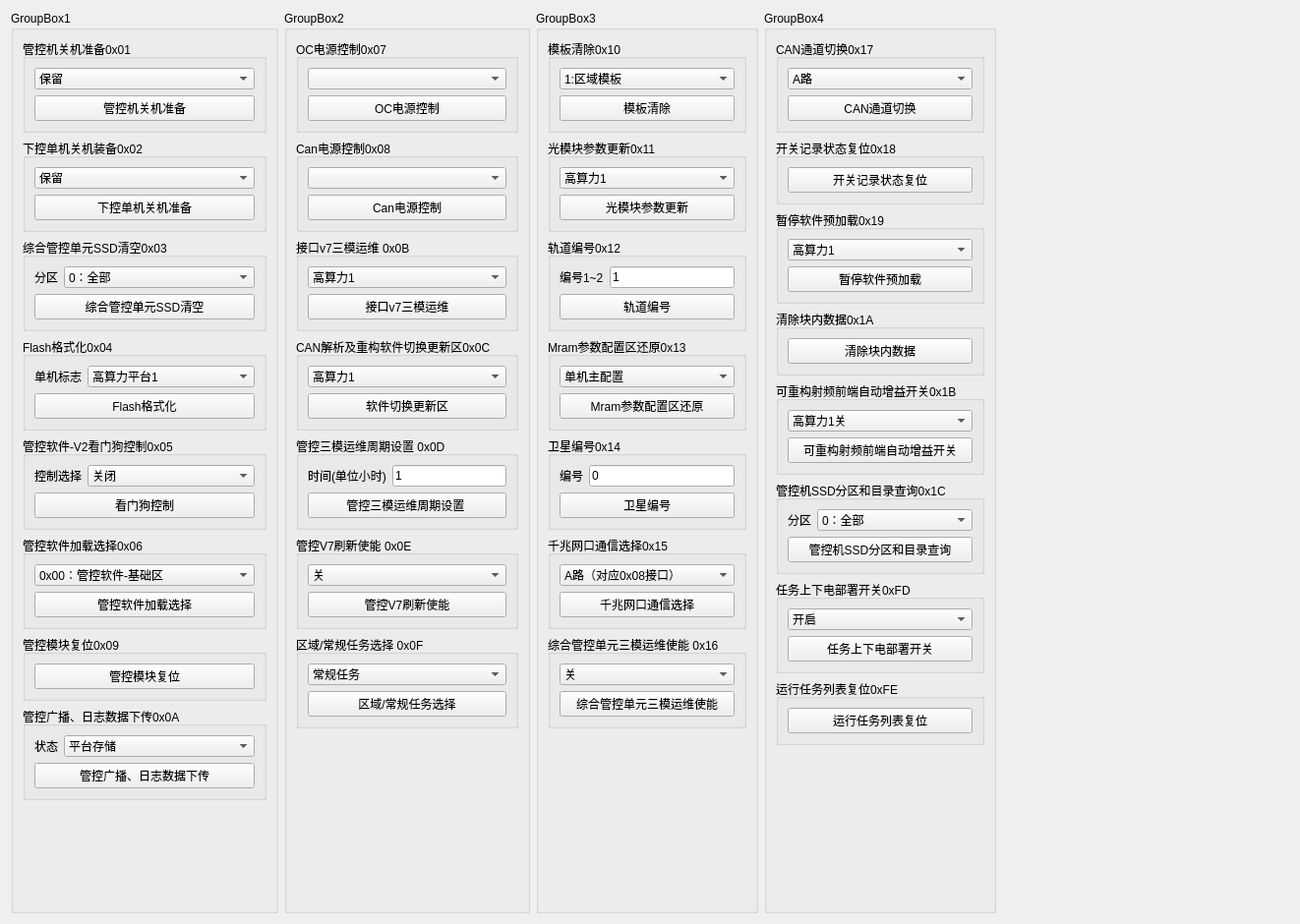
<?xml version="1.0" encoding="UTF-8"?>
<ui version="4.0">
 <class>sub1553_busclass</class>
 <widget class="QWidget" name="sub1553_busclass">
  <property name="geometry">
   <rect>
    <x>0</x>
    <y>0</y>
    <width>1322</width>
    <height>940</height>
   </rect>
  </property>
  <property name="windowTitle">
   <string>Form</string>
  </property>
  <layout class="QGridLayout" name="gridLayout">
   <item row="0" column="3">
    <widget class="QGroupBox" name="groupBox">
     <property name="title">
      <string>GroupBox4</string>
     </property>
     <layout class="QVBoxLayout" name="verticalLayout_2">
      <item>
       <widget class="QGroupBox" name="groupBox_25">
        <property name="title">
         <string>CAN通道切换0x17</string>
        </property>
        <layout class="QVBoxLayout" name="verticalLayout_19">
         <item>
          <widget class="QComboBox" name="cB_0x17_1">
           <item>
            <property name="text">
             <string>A路</string>
            </property>
           </item>
           <item>
            <property name="text">
             <string>B路</string>
            </property>
           </item>
          </widget>
         </item>
         <item>
          <widget class="QPushButton" name="pB_0x17">
           <property name="text">
            <string>CAN通道切换</string>
           </property>
          </widget>
         </item>
        </layout>
       </widget>
      </item>
      <item>
       <widget class="QGroupBox" name="groupBox_26">
        <property name="title">
         <string>开关记录状态复位0x18</string>
        </property>
        <layout class="QVBoxLayout" name="verticalLayout_27">
         <item>
          <widget class="QPushButton" name="pB_0x18">
           <property name="text">
            <string>开关记录状态复位</string>
           </property>
          </widget>
         </item>
        </layout>
       </widget>
      </item>
      <item>
       <widget class="QGroupBox" name="groupBox_22">
        <property name="title">
         <string>暂停软件预加载0x19</string>
        </property>
        <layout class="QVBoxLayout" name="verticalLayout_34">
         <item>
          <widget class="QComboBox" name="comboBox_0x19_1">
           <item>
            <property name="text">
             <string>高算力1</string>
            </property>
           </item>
           <item>
            <property name="text">
             <string>高算力2</string>
            </property>
           </item>
          </widget>
         </item>
         <item>
          <widget class="QPushButton" name="pushButton_0x19">
           <property name="text">
            <string>暂停软件预加载</string>
           </property>
          </widget>
         </item>
        </layout>
       </widget>
      </item>
      <item>
       <widget class="QGroupBox" name="groupBox_28">
        <property name="title">
         <string>清除块内数据0x1A</string>
        </property>
        <layout class="QVBoxLayout" name="verticalLayout_29">
         <item>
          <widget class="QPushButton" name="pB_0x1A">
           <property name="text">
            <string>清除块内数据</string>
           </property>
          </widget>
         </item>
        </layout>
       </widget>
      </item>
      <item>
       <widget class="QGroupBox" name="groupBox_31">
        <property name="title">
         <string>可重构射频前端自动增益开关0x1B</string>
        </property>
        <layout class="QVBoxLayout" name="verticalLayout_30">
         <item>
          <widget class="QComboBox" name="cB_0x1B_1">
           <item>
            <property name="text">
             <string>高算力1关</string>
            </property>
           </item>
           <item>
            <property name="text">
             <string>高算力1开</string>
            </property>
           </item>
           <item>
            <property name="text">
             <string>高算力2关</string>
            </property>
           </item>
           <item>
            <property name="text">
             <string>高算力2开</string>
            </property>
           </item>
           <item>
            <property name="text">
             <string>高算力1和2关</string>
            </property>
           </item>
           <item>
            <property name="text">
             <string>高算力1和2开</string>
            </property>
           </item>
          </widget>
         </item>
         <item>
          <widget class="QPushButton" name="pB_0x1B">
           <property name="text">
            <string>可重构射频前端自动增益开关</string>
           </property>
          </widget>
         </item>
        </layout>
       </widget>
      </item>
      <item>
       <widget class="QGroupBox" name="groupBox_16">
        <property name="title">
         <string>管控机SSD分区和目录查询0x1C</string>
        </property>
        <layout class="QVBoxLayout" name="verticalLayout_23">
         <item>
          <layout class="QFormLayout" name="formLayout_11">
           <item row="0" column="1">
            <widget class="QComboBox" name="comboBox_0x1C_1">
             <item>
              <property name="text">
               <string>0：全部</string>
              </property>
             </item>
             <item>
              <property name="text">
               <string>1：AI分区</string>
              </property>
             </item>
             <item>
              <property name="text">
               <string>2：5G分区</string>
              </property>
             </item>
             <item>
              <property name="text">
               <string>3：其它分区</string>
              </property>
             </item>
            </widget>
           </item>
           <item row="0" column="0">
            <widget class="QLabel" name="label_9">
             <property name="text">
              <string>分区</string>
             </property>
            </widget>
           </item>
          </layout>
         </item>
         <item>
          <widget class="QPushButton" name="pushButton_0x1C">
           <property name="text">
            <string>管控机SSD分区和目录查询</string>
           </property>
          </widget>
         </item>
        </layout>
       </widget>
      </item>
      <item>
       <widget class="QGroupBox" name="groupBox_2">
        <property name="title">
         <string>任务上下电部署开关0xFD</string>
        </property>
        <layout class="QVBoxLayout" name="verticalLayout_3">
         <item>
          <widget class="QComboBox" name="comboBox_0xFD_1">
           <item>
            <property name="text">
             <string>开启</string>
            </property>
           </item>
           <item>
            <property name="text">
             <string>不开启</string>
            </property>
           </item>
          </widget>
         </item>
         <item>
          <widget class="QPushButton" name="pushButton_enduptask">
           <property name="text">
            <string>任务上下电部署开关</string>
           </property>
          </widget>
         </item>
        </layout>
       </widget>
      </item>
      <item>
       <widget class="QGroupBox" name="groupBox_21">
        <property name="title">
         <string>运行任务列表复位0xFE</string>
        </property>
        <layout class="QVBoxLayout" name="verticalLayout_24">
         <item>
          <widget class="QPushButton" name="pB_trans_software">
           <property name="text">
            <string>运行任务列表复位</string>
           </property>
          </widget>
         </item>
        </layout>
       </widget>
      </item>
      <item>
       <spacer name="verticalSpacer_4">
        <property name="orientation">
         <enum>Qt::Vertical</enum>
        </property>
        <property name="sizeHint" stdset="0">
         <size>
          <width>20</width>
          <height>40</height>
         </size>
        </property>
       </spacer>
      </item>
     </layout>
    </widget>
   </item>
   <item row="0" column="2">
    <widget class="QGroupBox" name="groupBox_29">
     <property name="title">
      <string>GroupBox3</string>
     </property>
     <layout class="QVBoxLayout" name="verticalLayout_18">
      <item>
       <widget class="QGroupBox" name="groupBox_27">
        <property name="title">
         <string>模板清除0x10</string>
        </property>
        <layout class="QVBoxLayout" name="verticalLayout_28">
         <item>
          <widget class="QComboBox" name="comboBox_0x10_1">
           <item>
            <property name="text">
             <string>1:区域模板</string>
            </property>
           </item>
           <item>
            <property name="text">
             <string>2:运维模板</string>
            </property>
           </item>
           <item>
            <property name="text">
             <string>4:全部</string>
            </property>
           </item>
          </widget>
         </item>
         <item>
          <widget class="QPushButton" name="pushButton_0x10">
           <property name="text">
            <string>模板清除</string>
           </property>
          </widget>
         </item>
        </layout>
       </widget>
      </item>
      <item>
       <widget class="QGroupBox" name="groupBox_33">
        <property name="title">
         <string>光模块参数更新0x11</string>
        </property>
        <layout class="QVBoxLayout" name="verticalLayout_32">
         <item>
          <widget class="QComboBox" name="comboBox_0x11_1">
           <item>
            <property name="text">
             <string>高算力1</string>
            </property>
           </item>
           <item>
            <property name="text">
             <string>高算力2</string>
            </property>
           </item>
          </widget>
         </item>
         <item>
          <widget class="QPushButton" name="pushButton_0x11">
           <property name="text">
            <string>光模块参数更新</string>
           </property>
          </widget>
         </item>
        </layout>
       </widget>
      </item>
      <item>
       <widget class="QGroupBox" name="groupBox_8">
        <property name="title">
         <string>轨道编号0x12</string>
        </property>
        <layout class="QVBoxLayout" name="verticalLayout_11">
         <item>
          <layout class="QFormLayout" name="formLayout_7">
           <item row="0" column="0">
            <widget class="QLabel" name="label_4">
             <property name="text">
              <string>编号1~2</string>
             </property>
            </widget>
           </item>
           <item row="0" column="1">
            <widget class="QLineEdit" name="lineEdit_GDbh">
             <property name="sizePolicy">
              <sizepolicy hsizetype="Preferred" vsizetype="Fixed">
               <horstretch>0</horstretch>
               <verstretch>0</verstretch>
              </sizepolicy>
             </property>
             <property name="text">
              <string>1</string>
             </property>
            </widget>
           </item>
          </layout>
         </item>
         <item>
          <widget class="QPushButton" name="pushButton_GDbh">
           <property name="text">
            <string>轨道编号</string>
           </property>
          </widget>
         </item>
        </layout>
       </widget>
      </item>
      <item>
       <widget class="QGroupBox" name="groupBox_11">
        <property name="title">
         <string>Mram参数配置区还原0x13</string>
        </property>
        <layout class="QVBoxLayout" name="verticalLayout_13">
         <item>
          <widget class="QComboBox" name="comboBox_0x13_1">
           <item>
            <property name="text">
             <string>单机主配置</string>
            </property>
           </item>
           <item>
            <property name="text">
             <string>单机备配置</string>
            </property>
           </item>
          </widget>
         </item>
         <item>
          <widget class="QPushButton" name="pushButton_0x13">
           <property name="text">
            <string>Mram参数配置区还原</string>
           </property>
          </widget>
         </item>
        </layout>
       </widget>
      </item>
      <item>
       <widget class="QGroupBox" name="groupBox_12">
        <property name="title">
         <string>卫星编号0x14</string>
        </property>
        <layout class="QVBoxLayout" name="verticalLayout_16">
         <item>
          <layout class="QFormLayout" name="formLayout_8">
           <item row="0" column="0">
            <widget class="QLabel" name="label_5">
             <property name="text">
              <string>编号</string>
             </property>
            </widget>
           </item>
           <item row="0" column="1">
            <widget class="QLineEdit" name="lineEdit_0x14_1">
             <property name="sizePolicy">
              <sizepolicy hsizetype="Preferred" vsizetype="Fixed">
               <horstretch>0</horstretch>
               <verstretch>0</verstretch>
              </sizepolicy>
             </property>
             <property name="text">
              <string>0</string>
             </property>
            </widget>
           </item>
          </layout>
         </item>
         <item>
          <widget class="QPushButton" name="pushButton_0x14">
           <property name="text">
            <string>卫星编号</string>
           </property>
          </widget>
         </item>
        </layout>
       </widget>
      </item>
      <item>
       <widget class="QGroupBox" name="groupBox_14">
        <property name="title">
         <string>千兆网口通信选择0x15</string>
        </property>
        <layout class="QVBoxLayout" name="verticalLayout_17">
         <item>
          <widget class="QComboBox" name="cB_0x15_1">
           <item>
            <property name="text">
             <string>A路（对应0x08接口）</string>
            </property>
           </item>
           <item>
            <property name="text">
             <string>B路（对应0x09接口）</string>
            </property>
           </item>
          </widget>
         </item>
         <item>
          <widget class="QPushButton" name="pB_0x15">
           <property name="text">
            <string>千兆网口通信选择</string>
           </property>
          </widget>
         </item>
        </layout>
       </widget>
      </item>
      <item>
       <widget class="QGroupBox" name="groupBox_17">
        <property name="title">
         <string>综合管控单元三模运维使能 0x16</string>
        </property>
        <layout class="QVBoxLayout" name="verticalLayout_26">
         <item>
          <widget class="QComboBox" name="comboBox_0x16_1">
           <item>
            <property name="text">
             <string>关</string>
            </property>
           </item>
           <item>
            <property name="text">
             <string>开</string>
            </property>
           </item>
          </widget>
         </item>
         <item>
          <widget class="QPushButton" name="pushButton_0x16">
           <property name="text">
            <string>综合管控单元三模运维使能</string>
           </property>
          </widget>
         </item>
        </layout>
       </widget>
      </item>
      <item>
       <spacer name="verticalSpacer_2">
        <property name="orientation">
         <enum>Qt::Vertical</enum>
        </property>
        <property name="sizeHint" stdset="0">
         <size>
          <width>20</width>
          <height>40</height>
         </size>
        </property>
       </spacer>
      </item>
     </layout>
    </widget>
   </item>
   <item row="0" column="0">
    <widget class="QGroupBox" name="groupBox_19">
     <property name="title">
      <string>GroupBox1</string>
     </property>
     <layout class="QVBoxLayout" name="verticalLayout_20">
      <item>
       <widget class="QGroupBox" name="groupBox_1">
        <property name="title">
         <string>管控机关机准备0x01</string>
        </property>
        <layout class="QVBoxLayout" name="verticalLayout_5">
         <item>
          <widget class="QComboBox" name="cB_shutdown">
           <item>
            <property name="text">
             <string>保留</string>
            </property>
           </item>
          </widget>
         </item>
         <item>
          <widget class="QPushButton" name="pB_shutdown">
           <property name="text">
            <string>管控机关机准备</string>
           </property>
          </widget>
         </item>
        </layout>
       </widget>
      </item>
      <item>
       <widget class="QGroupBox" name="groupBox_4">
        <property name="title">
         <string>下控单机关机装备0x02</string>
        </property>
        <layout class="QVBoxLayout" name="verticalLayout">
         <item>
          <widget class="QComboBox" name="comboBox_xkdj">
           <item>
            <property name="text">
             <string>保留</string>
            </property>
           </item>
          </widget>
         </item>
         <item>
          <widget class="QPushButton" name="pushButton_downcontrl">
           <property name="text">
            <string>下控单机关机准备</string>
           </property>
          </widget>
         </item>
        </layout>
       </widget>
      </item>
      <item>
       <widget class="QGroupBox" name="groupBox_10">
        <property name="title">
         <string>综合管控单元SSD清空0x03</string>
        </property>
        <layout class="QVBoxLayout" name="verticalLayout_15">
         <item>
          <layout class="QHBoxLayout" name="horizontalLayout">
           <item>
            <widget class="QLabel" name="label_6">
             <property name="sizePolicy">
              <sizepolicy hsizetype="Fixed" vsizetype="Preferred">
               <horstretch>0</horstretch>
               <verstretch>0</verstretch>
              </sizepolicy>
             </property>
             <property name="text">
              <string>分区</string>
             </property>
            </widget>
           </item>
           <item>
            <widget class="QComboBox" name="comboBox_ssdclear">
             <item>
              <property name="text">
               <string>0：全部</string>
              </property>
             </item>
             <item>
              <property name="text">
               <string>1：AI分区</string>
              </property>
             </item>
             <item>
              <property name="text">
               <string>2：5G分区</string>
              </property>
             </item>
             <item>
              <property name="text">
               <string>3：其它分区</string>
              </property>
             </item>
            </widget>
           </item>
          </layout>
         </item>
         <item>
          <widget class="QPushButton" name="pB_ssdclear">
           <property name="text">
            <string>综合管控单元SSD清空</string>
           </property>
          </widget>
         </item>
        </layout>
       </widget>
      </item>
      <item>
       <widget class="QGroupBox" name="groupBox_9">
        <property name="title">
         <string>Flash格式化0x04</string>
        </property>
        <layout class="QVBoxLayout" name="verticalLayout_21">
         <item>
          <layout class="QFormLayout" name="formLayout_4">
           <item row="0" column="0">
            <widget class="QLabel" name="label">
             <property name="text">
              <string>单机标志</string>
             </property>
            </widget>
           </item>
           <item row="0" column="1">
            <widget class="QComboBox" name="cB_flash_format">
             <item>
              <property name="text">
               <string>高算力平台1</string>
              </property>
             </item>
             <item>
              <property name="text">
               <string>高算力平台2</string>
              </property>
             </item>
            </widget>
           </item>
          </layout>
         </item>
         <item>
          <widget class="QPushButton" name="pB_flashformat">
           <property name="text">
            <string>Flash格式化</string>
           </property>
          </widget>
         </item>
        </layout>
       </widget>
      </item>
      <item>
       <widget class="QGroupBox" name="groupBox_6">
        <property name="title">
         <string>管控软件-V2看门狗控制0x05</string>
        </property>
        <layout class="QVBoxLayout" name="verticalLayout_4">
         <item>
          <layout class="QFormLayout" name="formLayout_5">
           <item row="0" column="0">
            <widget class="QLabel" name="label_2">
             <property name="text">
              <string>控制选择</string>
             </property>
            </widget>
           </item>
           <item row="0" column="1">
            <widget class="QComboBox" name="cB_watchdog_control">
             <property name="sizePolicy">
              <sizepolicy hsizetype="Minimum" vsizetype="Fixed">
               <horstretch>0</horstretch>
               <verstretch>0</verstretch>
              </sizepolicy>
             </property>
             <item>
              <property name="text">
               <string>关闭</string>
              </property>
             </item>
             <item>
              <property name="text">
               <string>开启</string>
              </property>
             </item>
            </widget>
           </item>
          </layout>
         </item>
         <item>
          <widget class="QPushButton" name="pB_watchdog_control">
           <property name="text">
            <string>看门狗控制</string>
           </property>
          </widget>
         </item>
        </layout>
       </widget>
      </item>
      <item>
       <widget class="QGroupBox" name="groupBox_7">
        <property name="title">
         <string>管控软件加载选择0x06</string>
        </property>
        <layout class="QVBoxLayout" name="verticalLayout_7">
         <item>
          <widget class="QComboBox" name="cB_software_load_choose">
           <item>
            <property name="text">
             <string>0x00：管控软件-基础区</string>
            </property>
           </item>
           <item>
            <property name="text">
             <string>0x01：管控软件-更新区A</string>
            </property>
           </item>
           <item>
            <property name="text">
             <string>0x02：管控软件-更新区B</string>
            </property>
           </item>
           <item>
            <property name="text">
             <string>0x03：管控软件-更新区C</string>
            </property>
           </item>
           <item>
            <property name="text">
             <string>0x04：管控v7软件-更新区</string>
            </property>
           </item>
           <item>
            <property name="text">
             <string>0x05：管控v7软件-基础区</string>
            </property>
           </item>
           <item>
            <property name="text">
             <string>0x06：/</string>
            </property>
           </item>
           <item>
            <property name="text">
             <string>0x07：/</string>
            </property>
           </item>
           <item>
            <property name="text">
             <string>0x08：综合处理DSP_A软件-基础区</string>
            </property>
           </item>
           <item>
            <property name="text">
             <string>0x09：综合处理DSP_A软件-更新区</string>
            </property>
           </item>
           <item>
            <property name="text">
             <string>0x0A：综合处理DSP_B软件-基础区</string>
            </property>
           </item>
           <item>
            <property name="text">
             <string>0x0B：综合处理DSP_B软件-更新区</string>
            </property>
           </item>
           <item>
            <property name="text">
             <string>0x0C：综合处理DSP_C软件-基础区</string>
            </property>
           </item>
           <item>
            <property name="text">
             <string>0x0D：综合处理DSP_C软件-更新区</string>
            </property>
           </item>
           <item>
            <property name="text">
             <string>0x0E：综合处理AI软件-基础区</string>
            </property>
           </item>
           <item>
            <property name="text">
             <string>0x0F：综合处理AI软件-更新区</string>
            </property>
           </item>
          </widget>
         </item>
         <item>
          <widget class="QPushButton" name="pB_software_load">
           <property name="text">
            <string>管控软件加载选择</string>
           </property>
          </widget>
         </item>
        </layout>
       </widget>
      </item>
      <item>
       <widget class="QGroupBox" name="groupBox_23">
        <property name="title">
         <string>管控模块复位0x09</string>
        </property>
        <layout class="QVBoxLayout" name="verticalLayout_22">
         <item>
          <widget class="QPushButton" name="pushButton_task">
           <property name="text">
            <string>管控模块复位</string>
           </property>
          </widget>
         </item>
        </layout>
       </widget>
      </item>
      <item>
       <widget class="QGroupBox" name="groupBox_30">
        <property name="title">
         <string>管控广播、日志数据下传0x0A</string>
        </property>
        <layout class="QVBoxLayout" name="verticalLayout_31">
         <item>
          <layout class="QFormLayout" name="formLayout_9">
           <item row="0" column="0">
            <widget class="QLabel" name="label_7">
             <property name="text">
              <string>状态</string>
             </property>
            </widget>
           </item>
           <item row="0" column="1">
            <widget class="QComboBox" name="comboBox_0x0A_1">
             <item>
              <property name="text">
               <string>平台存储</string>
              </property>
             </item>
             <item>
              <property name="text">
               <string>SSD存储</string>
              </property>
             </item>
            </widget>
           </item>
          </layout>
         </item>
         <item>
          <widget class="QPushButton" name="pushButton_0x0A_down">
           <property name="text">
            <string>管控广播、日志数据下传</string>
           </property>
          </widget>
         </item>
        </layout>
       </widget>
      </item>
      <item>
       <spacer name="verticalSpacer">
        <property name="orientation">
         <enum>Qt::Vertical</enum>
        </property>
        <property name="sizeHint" stdset="0">
         <size>
          <width>20</width>
          <height>40</height>
         </size>
        </property>
       </spacer>
      </item>
     </layout>
    </widget>
   </item>
   <item row="0" column="4">
    <spacer name="horizontalSpacer">
     <property name="orientation">
      <enum>Qt::Horizontal</enum>
     </property>
     <property name="sizeHint" stdset="0">
      <size>
       <width>40</width>
       <height>20</height>
      </size>
     </property>
    </spacer>
   </item>
   <item row="0" column="1">
    <widget class="QGroupBox" name="groupBox_20">
     <property name="title">
      <string>GroupBox2</string>
     </property>
     <layout class="QVBoxLayout" name="verticalLayout_25">
      <item>
       <widget class="QGroupBox" name="groupBox_13">
        <property name="title">
         <string>OC电源控制0x07</string>
        </property>
        <layout class="QVBoxLayout" name="verticalLayout_9">
         <item>
          <widget class="QComboBox" name="cB_OCpower_control"/>
         </item>
         <item>
          <widget class="QPushButton" name="pB_OCpower_control">
           <property name="text">
            <string>OC电源控制</string>
           </property>
          </widget>
         </item>
        </layout>
       </widget>
      </item>
      <item>
       <widget class="QGroupBox" name="groupBox_18">
        <property name="title">
         <string>Can电源控制0x08</string>
        </property>
        <layout class="QVBoxLayout" name="verticalLayout_12">
         <item>
          <widget class="QComboBox" name="cB_Can_powercontrol"/>
         </item>
         <item>
          <widget class="QPushButton" name="pB_Can_powercontrol">
           <property name="text">
            <string>Can电源控制</string>
           </property>
          </widget>
         </item>
        </layout>
       </widget>
      </item>
      <item>
       <widget class="QGroupBox" name="groupBox_15">
        <property name="title">
         <string>接口v7三模运维 0x0B</string>
        </property>
        <layout class="QVBoxLayout" name="verticalLayout_14">
         <item>
          <widget class="QComboBox" name="comboBox_0x0B_1">
           <item>
            <property name="text">
             <string>高算力1</string>
            </property>
           </item>
           <item>
            <property name="text">
             <string>高算力2</string>
            </property>
           </item>
          </widget>
         </item>
         <item>
          <widget class="QPushButton" name="pushButton_0x0B">
           <property name="text">
            <string>接口v7三模运维</string>
           </property>
          </widget>
         </item>
        </layout>
       </widget>
      </item>
      <item>
       <widget class="QGroupBox" name="groupBox_3">
        <property name="title">
         <string>CAN解析及重构软件切换更新区0x0C</string>
        </property>
        <layout class="QVBoxLayout" name="verticalLayout_6">
         <item>
          <widget class="QComboBox" name="cB_0x0C_1">
           <item>
            <property name="text">
             <string>高算力1</string>
            </property>
           </item>
           <item>
            <property name="text">
             <string>高算力2</string>
            </property>
           </item>
          </widget>
         </item>
         <item>
          <widget class="QPushButton" name="pB_0x0C">
           <property name="text">
            <string>软件切换更新区</string>
           </property>
          </widget>
         </item>
        </layout>
       </widget>
      </item>
      <item>
       <widget class="QGroupBox" name="groupBox_5">
        <property name="title">
         <string>管控三模运维周期设置 0x0D</string>
        </property>
        <layout class="QVBoxLayout" name="verticalLayout_8">
         <item>
          <layout class="QFormLayout" name="formLayout">
           <item row="0" column="0">
            <widget class="QLabel" name="label_3">
             <property name="text">
              <string>时间(单位小时)</string>
             </property>
            </widget>
           </item>
           <item row="0" column="1">
            <widget class="QLineEdit" name="lineEdit_0x0D1">
             <property name="sizePolicy">
              <sizepolicy hsizetype="Preferred" vsizetype="Fixed">
               <horstretch>0</horstretch>
               <verstretch>0</verstretch>
              </sizepolicy>
             </property>
             <property name="text">
              <string>1</string>
             </property>
            </widget>
           </item>
          </layout>
         </item>
         <item>
          <widget class="QPushButton" name="pushButton_0x0D">
           <property name="text">
            <string>管控三模运维周期设置 </string>
           </property>
          </widget>
         </item>
        </layout>
       </widget>
      </item>
      <item>
       <widget class="QGroupBox" name="groupBox_24">
        <property name="title">
         <string>管控V7刷新使能 0x0E</string>
        </property>
        <layout class="QVBoxLayout" name="verticalLayout_10">
         <item>
          <widget class="QComboBox" name="cB_0x0E_1">
           <item>
            <property name="text">
             <string>关</string>
            </property>
           </item>
           <item>
            <property name="text">
             <string>开</string>
            </property>
           </item>
          </widget>
         </item>
         <item>
          <widget class="QPushButton" name="pB_0x0E">
           <property name="text">
            <string>管控V7刷新使能</string>
           </property>
          </widget>
         </item>
        </layout>
       </widget>
      </item>
      <item>
       <widget class="QGroupBox" name="groupBox_32">
        <property name="title">
         <string>区域/常规任务选择 0x0F</string>
        </property>
        <layout class="QVBoxLayout" name="verticalLayout_33">
         <item>
          <widget class="QComboBox" name="comboBox_0x0F_1">
           <item>
            <property name="text">
             <string>常规任务</string>
            </property>
           </item>
           <item>
            <property name="text">
             <string>区域任务</string>
            </property>
           </item>
          </widget>
         </item>
         <item>
          <widget class="QPushButton" name="pushButton_0x0F">
           <property name="text">
            <string>区域/常规任务选择</string>
           </property>
          </widget>
         </item>
        </layout>
       </widget>
      </item>
      <item>
       <spacer name="verticalSpacer_3">
        <property name="orientation">
         <enum>Qt::Vertical</enum>
        </property>
        <property name="sizeHint" stdset="0">
         <size>
          <width>20</width>
          <height>40</height>
         </size>
        </property>
       </spacer>
      </item>
     </layout>
    </widget>
   </item>
  </layout>
 </widget>
 <resources/>
 <connections/>
</ui>
